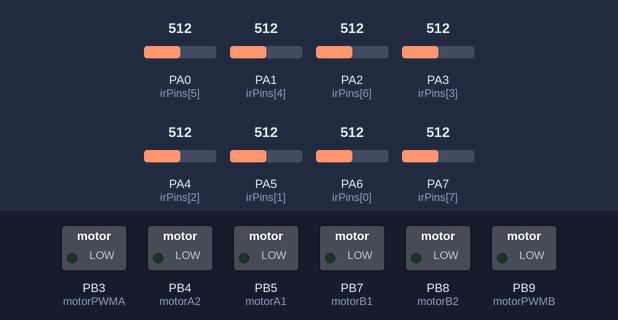
Bench run of a sketch on a simulated STM32 Blue Pill. On the bench: switched loads named in the sketch (green lamp = pin HIGH). Dashed ring = blinking. The inputs (shaded band) are chosen by the test bench; at power-on: PA0 (irPins[5]) = 512, PA4 (irPins[2]) = 512, PA5 (irPins[1]) = 512, PA1 (irPins[4]) = 512, PA2 (irPins[6]) = 512, PA3 (irPins[3]) = 512, PA6 (irPins[0]) = 512, PA7 (irPins[7]) = 512 (analog values on the 0–1023 scale).

Above: at 4.2 s.
4.3 s: PA0 (irPins[5]) set to 945
At 6.25 s:
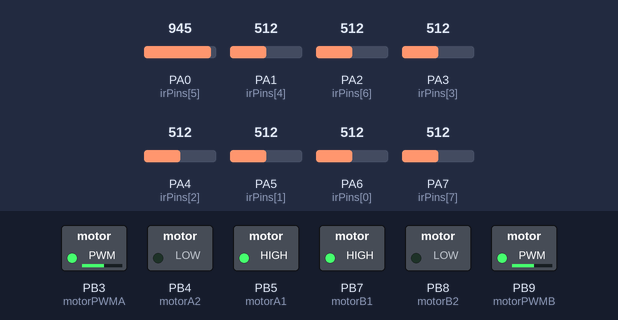
7.3 s: PA0 (irPins[5]) set to 974
At 8.3 s:
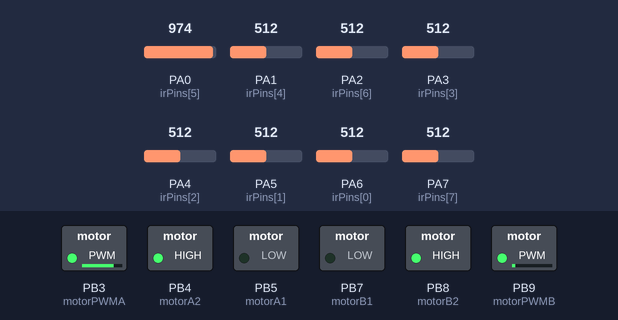
8.8 s: PA4 (irPins[2]) set to 945
10.3 s: PA4 (irPins[2]) set to 980
At 11.5 s:
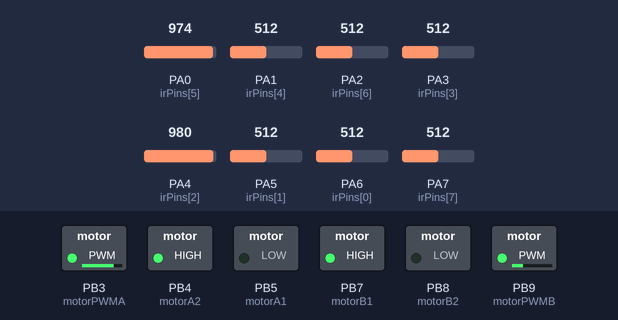
11.8 s: PA5 (irPins[1]) set to 954
13.3 s: PA5 (irPins[1]) set to 975
At 13.8 s:
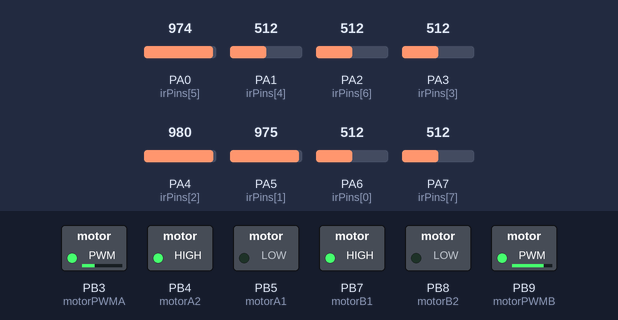
Timing chart, 0 to 15.8 s (numbered marks = the images above; inputs shaded):
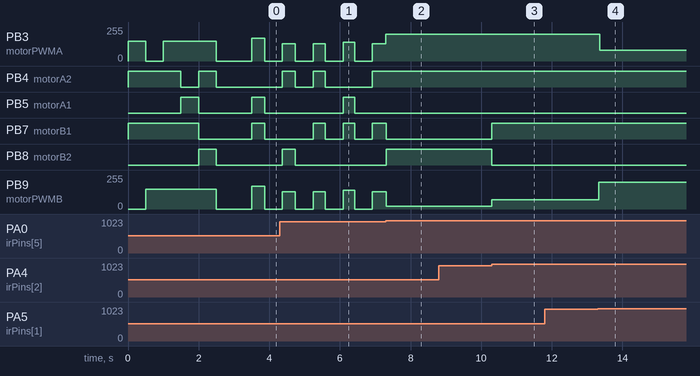

Measured:
- the behaviour switches between 962 and 963 on PA0 (irPins[5]) (found by bisection; images 1 and 2)
- the behaviour switches between 962 and 963 on PA4 (irPins[2]) (found by bisection; images 2 and 3)
- the behaviour switches between 962 and 963 on PA5 (irPins[1]) (found by bisection; images 3 and 4)
- after the input at 7.3 s, PB4 (motorA2): stays HIGH (without the input it goes to LOW after 0.32 s); PB5 (motorA1): stays LOW (without the input it goes to HIGH after 0.82 s); PB8 (motorB2): LOW → HIGH at once
- after the input at 8.8 s, every drawn part: stays the same
- after the input at 10.3 s, PB7 (motorB1): LOW → HIGH at once; PB8 (motorB2): HIGH → LOW at once; PB9 (motorPWMB): 20/255 → 70/255 at once
- after the input at 11.8 s, every drawn part: stays the same
- after the input at 13.3 s, PB3 (motorPWMA): 200/255 → 79/255 after 0.06 s; PB9 (motorPWMB): 70/255 → 200/255 at once
- by itself, PB7 (motorB1): alternates HIGH for 0.34 s and LOW for 0.50 s

The sketch:

STM32_LineFollower_8Sensor.ino
```cpp
// STM32 Line Following Robot - 8 Sensor Array
// Adapted from working ESP32 5-sensor code
// Enhanced for 8-sensor precision line following

#include <Arduino.h>

// Pin definitions for IR sensors (8 sensors)
const int irPins[8] = {A6, A5, A4, A3, A1, A0, A2, A7};

// Motor pins for STM32
const int motorA1 = PB5;      // AIN1
const int motorA2 = PB4;      // AIN2
const int motorPWMA = PB3;    // PWMA
const int motorB1 = PB7;      // BIN1
const int motorB2 = PB8;      // BIN2
const int motorPWMB = PB9;    // PWMB

// Sensor threshold for STM32 12-bit ADC
const int SENSOR_THRESHOLD = 3850;

// Motor speed constants
const int BASE_SPEED = 200;    // Reduce if currently unstable
const int MAX_SPEED = 200;    // Kept the same
const int MIN_SPEED = -200;   // Kept the same

// PID Constants adjusted to reduce oscillations
float Kp = 6;    // Increase slightly to make corrections faster
float Ki = 1;    // Reduce to minimize cumulative error
float Kd = 15;    // Increase to dampen oscillations better

// PID Variables
float lastError = 0;
float integral = 0;

// Line following states
enum LineState {
  ON_LINE,
  LOST_LINE,
  FULL_STOP
};

// Additional variables for line handling
const unsigned long LOST_LINE_TIMEOUT = 200;  // Time to search for line before giving up
unsigned long lastLineTime = 0;               // Last time we saw the line
int lastValidPosition = 4000;                 // Last known good line position (center for 8 sensors)
LineState currentState = LOST_LINE;

// Add these variables at the top with other globals
int lastLeftSpeed = 0;  // Store last known good speeds
int lastRightSpeed = 0;
float lastCorrection = 0;  // Store last PID correction
bool allWhite = false;     // Flag to track when all sensors see white

// Add these constants for search pattern
const int SEARCH_SPEED = 130;               // Speed for search movements
const int TURN_SPEED = 140;                // Speed for 180-degree turn
const unsigned long WAIT_TIME = 500;      // 0.5 second wait
const unsigned long FORWARD_TIME = 350;   // 0.35 second forward
const unsigned long TILT_TIME = 370;       // Time for each tilt
const unsigned long TURN_TIME = 330;       // Time for 180 degree turn
const unsigned long FINAL_FORWARD = 700;  // Forward after turn

// Add these variables with other globals
unsigned long searchStartTime = 0;
bool searchPatternStarted = false;
enum SearchPhase {
  INITIAL_STOP,
  TILT_LEFT,
  TILT_RIGHT,
  MOVE_FORWARD,
  TURN_AROUND,
  FINAL_FORWARD_MOVE
} searchPhase = INITIAL_STOP;

// Add these variables for non-blocking delays
unsigned long phaseStartTime = 0;
bool pauseInProgress = false;
const unsigned long PAUSE_DURATION = 500; // 0.5 second pause between phases

// Add this global variable near the top with other globals
int currentSensorValues[8] = {0, 0, 0, 0, 0, 0, 0, 0}; // Store current sensor readings

void setup() {
  // Set ADC resolution for STM32
  analogReadResolution(12);

  // Initialize sensor pins
  for (int i = 0; i < 8; i++) {
    pinMode(irPins[i], INPUT);
  }

  // Initialize motor pins
  pinMode(motorA1, OUTPUT);
  pinMode(motorA2, OUTPUT);
  pinMode(motorPWMA, OUTPUT);
  pinMode(motorB1, OUTPUT);
  pinMode(motorB2, OUTPUT);
  pinMode(motorPWMB, OUTPUT);

  // Stop motors initially
  stopMotors();


  // Motor test sequence
  motorTest();
}

void motorTest() {

  // 1. Test left motor forward (500ms)
  leftMotor(150);
  rightMotor(0);
  delay(500);

  // 2. Test right motor forward (500ms)
  leftMotor(0);
  rightMotor(150);
  delay(500);

  // 3. Test both motors forward (500ms)
  leftMotor(150);
  rightMotor(150);
  delay(500);

  // 4. Test left turn (sharp) - 500ms
  leftMotor(-150);
  rightMotor(150);
  delay(500);

  // 5. Test right turn (sharp) - 500ms
  leftMotor(150);
  rightMotor(-150);
  delay(500);

  // 6. Stop and prepare for line following
  stopMotors();
  delay(500);
}

void leftMotor(int speed) {
  if (speed >= 0) {
    digitalWrite(motorA1, LOW);
    digitalWrite(motorA2, HIGH);
  } else {
    digitalWrite(motorA1, HIGH);
    digitalWrite(motorA2, LOW);
    speed = -speed;
  }
  analogWrite(motorPWMA, constrain(speed, 0, 255));
}

void rightMotor(int speed) {
  if (speed >= 0) {
    digitalWrite(motorB1, HIGH);
    digitalWrite(motorB2, LOW);
  } else {
    digitalWrite(motorB1, LOW);
    digitalWrite(motorB2, HIGH);
    speed = -speed;
  }
  analogWrite(motorPWMB, constrain(speed, 0, 255));
}

void loop() {
  LineState newState = getLineState();
  float position = getLinePosition();


  // Declare all speed variables at the start
  int leftSpeed = 0;
  int rightSpeed = 0;
  int currentLeftSpeed = 0;
  int currentRightSpeed = 0;

  // Update last valid position if we're on the line
  if (newState == ON_LINE) {
    lastValidPosition = position;
  }

  // Handle different line states
  switch (newState) {
    case FULL_STOP:
      stopMotors();
      while (1) {
        // Infinite loop - robot stops completely
      }
      break;

    case LOST_LINE:
      if (millis() - lastLineTime <= LOST_LINE_TIMEOUT) {
        // During timeout, continue with last PID correction
        leftSpeed = BASE_SPEED - lastCorrection;
        rightSpeed = BASE_SPEED + lastCorrection;

        // Constrain speeds
        leftSpeed = constrain(leftSpeed, MIN_SPEED, MAX_SPEED);
        rightSpeed = constrain(rightSpeed, MIN_SPEED, MAX_SPEED);

        setMotorSpeeds(leftSpeed, rightSpeed);
        currentLeftSpeed = leftSpeed;
        currentRightSpeed = rightSpeed;
      } else {
        // Start search pattern if not already started
        if (!searchPatternStarted) {
          searchStartTime = millis();
          phaseStartTime = millis();
          searchPatternStarted = true;
          searchPhase = INITIAL_STOP;
          pauseInProgress = false;
        }

        unsigned long phaseElapsedTime = millis() - phaseStartTime;

        // Execute search pattern
        switch (searchPhase) {
          case INITIAL_STOP:
            stopMotors();
            currentLeftSpeed = 0;
            currentRightSpeed = 0;
            if (phaseElapsedTime >= WAIT_TIME) {
              phaseStartTime = millis();
              searchPhase = TILT_RIGHT;
            }
            break;

          case TILT_LEFT:
            if (!pauseInProgress) {
              setMotorSpeeds(SEARCH_SPEED, -SEARCH_SPEED);
              currentLeftSpeed = SEARCH_SPEED;
              currentRightSpeed = -SEARCH_SPEED;
              if (phaseElapsedTime >= TILT_TIME) {
                stopMotors();
                pauseInProgress = true;
                phaseStartTime = millis();
              }
            } else if (phaseElapsedTime >= PAUSE_DURATION) {
                pauseInProgress = false;
                phaseStartTime = millis();
                searchPhase = MOVE_FORWARD;
            }
            break;

          case TILT_RIGHT:
            if (!pauseInProgress) {
              setMotorSpeeds(-SEARCH_SPEED * 1.3, SEARCH_SPEED * 1.3);
              currentLeftSpeed = -SEARCH_SPEED * 1.3;
              currentRightSpeed = SEARCH_SPEED * 1.3;
              if (phaseElapsedTime >= TILT_TIME) {
                stopMotors();
                pauseInProgress = true;
                phaseStartTime = millis();
              }
            } else if (phaseElapsedTime >= PAUSE_DURATION) {
                pauseInProgress = false;
                phaseStartTime = millis();
                searchPhase = TILT_LEFT;
            }
            break;

          case MOVE_FORWARD:
            if (!pauseInProgress) {
              setMotorSpeeds(SEARCH_SPEED, SEARCH_SPEED);
              currentLeftSpeed = SEARCH_SPEED;
              currentRightSpeed = SEARCH_SPEED;
              if (phaseElapsedTime >= FORWARD_TIME) {
                stopMotors();
                pauseInProgress = true;
                phaseStartTime = millis();
              }
            } else if (phaseElapsedTime >= PAUSE_DURATION) {
                pauseInProgress = false;
                phaseStartTime = millis();
                searchPhase = TURN_AROUND;
            }
            break;

          case TURN_AROUND:
            if (!pauseInProgress) {
              setMotorSpeeds(-TURN_SPEED, TURN_SPEED);
              currentLeftSpeed = -TURN_SPEED;
              currentRightSpeed = TURN_SPEED;
              if (phaseElapsedTime >= TURN_TIME) {
                stopMotors();
                pauseInProgress = true;
                phaseStartTime = millis();
              }
            } else if (phaseElapsedTime >= PAUSE_DURATION) {
                pauseInProgress = false;
                phaseStartTime = millis();
                searchPhase = FINAL_FORWARD_MOVE;
            }
            break;

          case FINAL_FORWARD_MOVE:
            setMotorSpeeds(SEARCH_SPEED, SEARCH_SPEED);
            currentLeftSpeed = SEARCH_SPEED;
            currentRightSpeed = SEARCH_SPEED;
            if (phaseElapsedTime >= FINAL_FORWARD) {
              // Reset search pattern to start over
              phaseStartTime = millis();
              searchPhase = INITIAL_STOP;
            }
            break;
        }
      }
      break;

    case ON_LINE:
      // Reset search pattern when line is found
      searchPatternStarted = false;
      // Normal PID line following
      float error;

      if (allWhite) {
        // If all sensors see white, use last correction
        error = lastError;  // Use last known error to maintain direction
      } else {
        // Normal line following when we see the line
        error = position - 4000;  // Center position for 8 sensors is 4000
        lastError = error;        // Update last error only when we see the line
      }

      // PID calculation
      integral += error;
      integral = constrain(integral, -10000, 10000);
      float derivative = error - lastError;

      float correction = (Kp * error + Ki * integral + Kd * derivative) / 100;
      lastCorrection = correction;  // Save the correction for LOST_LINE state

      // Calculate motor speeds
      leftSpeed = BASE_SPEED - correction;
      rightSpeed = BASE_SPEED + correction;

      // Constrain speeds
      leftSpeed = constrain(leftSpeed, MIN_SPEED, MAX_SPEED);
      rightSpeed = constrain(rightSpeed, MIN_SPEED, MAX_SPEED);

      // Apply motor speeds
      setMotorSpeeds(leftSpeed, rightSpeed);
      currentLeftSpeed = leftSpeed;
      currentRightSpeed = rightSpeed;
      break;
  }

  currentState = newState;
}

float getLinePosition() {
  // Position weights for 8 sensors (0-7000 range, center at 4000)
  float weights[8] = {7000, 6000, 5000, 4000, 3000, 2000, 1000, 0};
  float sum = 0;
  float weightedSum = 0;

  // Read sensor values using STM32 ADC
  for (int i = 0; i < 8; i++) {
    int analogValue = analogRead(irPins[i]);
    currentSensorValues[i] = (analogValue > SENSOR_THRESHOLD) ? 1 : 0; // 1 means black line detected

    // For line following, we want the black line
    int sensorValue = currentSensorValues[i] ? 1000 : 0;

    weightedSum += sensorValue * weights[i];
    sum += sensorValue;
  }

  float position = (sum > 0) ? weightedSum / sum : 4000; // Default to center
  return position;
}

void setMotorSpeeds(int leftSpeed, int rightSpeed) {
  // Left motor
  leftMotor(leftSpeed);
  // Right motor
  rightMotor(rightSpeed);
}

void stopMotors() {
  digitalWrite(motorA1, LOW);
  digitalWrite(motorA2, LOW);
  digitalWrite(motorB1, LOW);
  digitalWrite(motorB2, LOW);
  analogWrite(motorPWMA, 0);
  analogWrite(motorPWMB, 0);
}

LineState getLineState() {
  int sensorsOnLine = 0;
  allWhite = true;  // Initially assume all sensors see background

  // Use previously read sensor values
  for (int i = 0; i < 8; i++) {
    bool isOnBlack = (currentSensorValues[i] == 1);  // 1 means black line detected

    if (isOnBlack) {
      sensorsOnLine++;
      allWhite = false;         // At least one sensor sees black line
      lastLineTime = millis();  // Update last line time whenever we see the line
    }
  }

  // Regular line state detection
  if (sensorsOnLine == 0) {
    // Only return LOST_LINE if we haven't seen the line for LOST_LINE_TIMEOUT
    if (millis() - lastLineTime > LOST_LINE_TIMEOUT) {
      return LOST_LINE;
    }
    // Otherwise keep following the last known direction
    return ON_LINE;
  } else {
    return ON_LINE;
  }
}

String getStateName(LineState state) {
  switch (state) {
    case ON_LINE: return "ON_LINE";
    case LOST_LINE: return "LOST_LINE";
    case FULL_STOP: return "FULL_STOP";
    default: return "UNKNOWN";
  }
}

String getDirectionArrow(int leftSpeed, int rightSpeed) {
  if (leftSpeed > rightSpeed) return "<<<<<";       // Left turn
  else if (rightSpeed > leftSpeed) return ">>>>>";  // Right turn
  else if (leftSpeed > 0) return "^^^^^";           // Forward
  else if (leftSpeed < 0) return "vvvvv";           // Backward
  else return "-----";                              // Stopped
}

// Show sensor readings as binary string
String getSensorString() {
  String sensorStr = "";
  for (int i = 0; i < 8; i++) {
    sensorStr += (currentSensorValues[i] == 1) ? "1" : "0";
    if (i < 7) sensorStr += ",";
  }
  return sensorStr;
}
```
